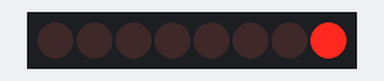
Bench run of a sketch on a simulated Arduino Uno, built with avr-gcc and run on an emulated ATmega328P. On the bench: 8 shift-register outputs drawn as a row of LEDs (first output left, lit = HIGH). Wiring (inferred from the names in the program): shift register (74HC595): data pin 12; shift clock pin 9; latch pin 11. Wiring (inferred from the signals the program sends): row of LEDs: on Q0, Q1, Q2, Q3, Q4, Q5, Q6, Q7.

Above: at 0.2 s.
At 1.2 s:
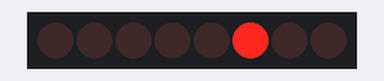
At 1.7 s:
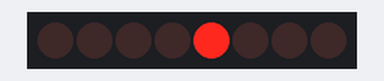
At 2.2 s:
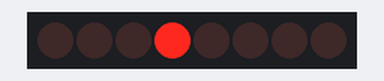
At 3.2 s:
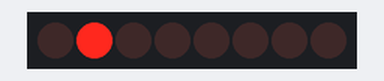
At 4.7 s:
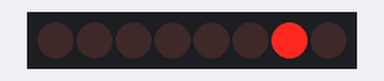
Timing chart, 0 to 5.2 s (numbered marks = the images above):
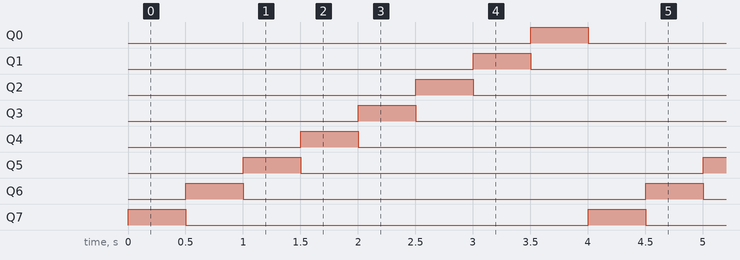

The sketch:

Lesson42.ino
```cpp
// Lesson 42: How to use a serial to parallel shift register
int dataPin = 12;
int latchPin = 11;
int clockPin = 9;

byte LEDs = 0xFE; // We are turning on all LEDs - 1111 1111

void setup() {
  // put your setup code here, to run once:
  Serial.begin(9600);
  pinMode(latchPin, OUTPUT);
  pinMode(dataPin, OUTPUT);
  pinMode(clockPin, OUTPUT);
}

void loop() {
  // put your main code here, to run repeatedly:
//  // Case:1
//  digitalWrite(latchPin, LOW);
//  //Syntax: shiftOut(data in number, clock pin number, order of sending data, data packet)
//  shiftOut(dataPin, clockPin, LSBFIRST, LEDs); //Syntax: shiftOut(data in number, clock pin number, order of sending data, data packet)
//  digitalWrite(latchPin, HIGH);

  // Case:2
  digitalWrite(latchPin, LOW);
  shiftOut(dataPin, clockPin, LSBFIRST, 0xFE);
  digitalWrite(latchPin, HIGH);
  delay(500);

  digitalWrite(latchPin, LOW);
  shiftOut(dataPin, clockPin, LSBFIRST, 0xFD);
  digitalWrite(latchPin, HIGH);
  delay(500);

  digitalWrite(latchPin, LOW);
  shiftOut(dataPin, clockPin, LSBFIRST, 0xFB);
  digitalWrite(latchPin, HIGH);
  delay(500);

  digitalWrite(latchPin, LOW);
  shiftOut(dataPin, clockPin, LSBFIRST, 0xF7);
  digitalWrite(latchPin, HIGH);
  delay(500);

  digitalWrite(latchPin, LOW);
  shiftOut(dataPin, clockPin, LSBFIRST, 0xEF);
  digitalWrite(latchPin, HIGH);
  delay(500);

  digitalWrite(latchPin, LOW);
  shiftOut(dataPin, clockPin, LSBFIRST, 0xDF);
  digitalWrite(latchPin, HIGH);
  delay(500);

  digitalWrite(latchPin, LOW);
  shiftOut(dataPin, clockPin, LSBFIRST, 0xBF);
  digitalWrite(latchPin, HIGH);
  delay(500);

  digitalWrite(latchPin, LOW);
  shiftOut(dataPin, clockPin, LSBFIRST, 0x7F);
  digitalWrite(latchPin, HIGH);
  delay(500);
}
//1111 1110 - 0xFE
//1111 1101 - 0xFD
//1111 1011 - 0xFB
//1111 0111 - 0xF7
//1110 1111 - 0xEF
//1101 1111 - 0xDF
//1011 1111 - 0xBF
//0111 1111 - 0x7F
```

Measured:
- by itself, Q0–7: alternates HIGH for 0.50 s and LOW for 3.5 s
- by itself, everything shown: repeats every 4.0 s, in 8 steps
